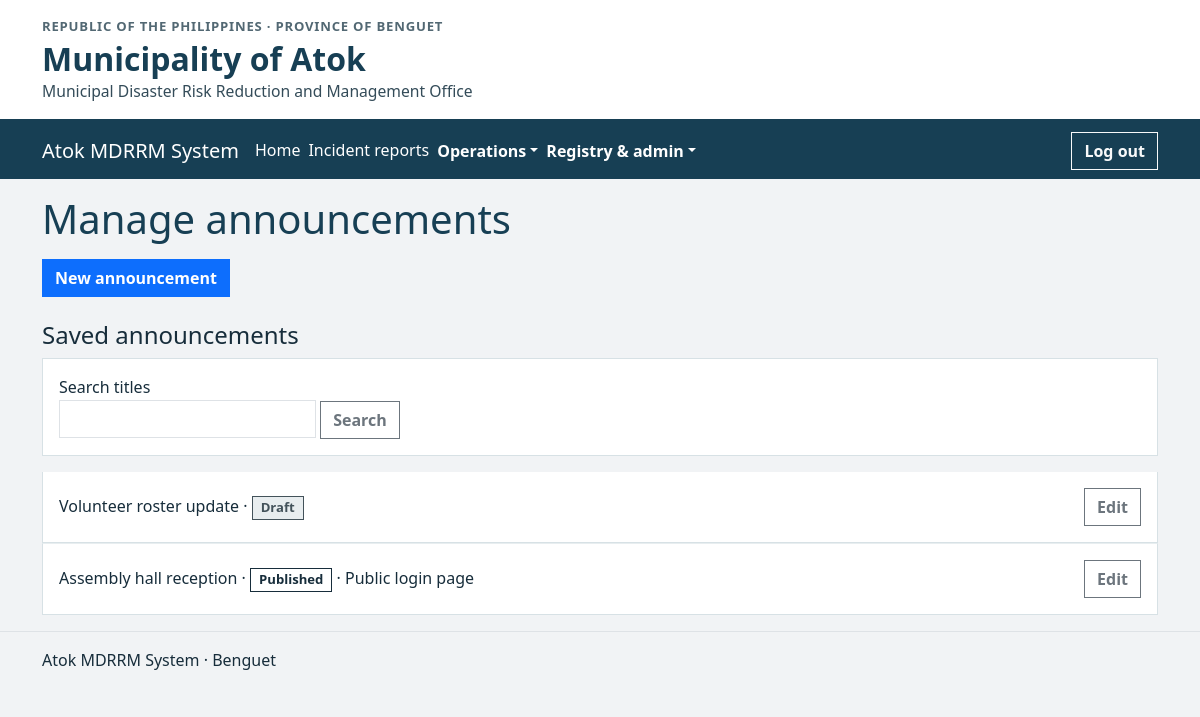
Screenshot of /announcement.php (signed in) with the database file from the repository.
### tables this page shows
CREATE TABLE announcements (
    id INT UNSIGNED AUTO_INCREMENT PRIMARY KEY,
    title VARCHAR(150) NOT NULL,
    category ENUM('Disaster advisory','Evacuation instructions','Emergency announcement','Preparedness reminder') NOT NULL,
    message TEXT NOT NULL,
    status ENUM('Draft','Published','Withdrawn') NOT NULL DEFAULT 'Draft',
    revision INT UNSIGNED NOT NULL DEFAULT 1,
    show_on_login BOOLEAN NOT NULL DEFAULT FALSE,
    published_at DATETIME DEFAULT NULL,
    INDEX (status, published_at, id)
);

### includes/session.php (called while the page is built, shortened)
<?php
function pageWindow(int $total, int $requestedPage, int $perPage = 10): array
{
    $pages = max(1, (int)ceil($total / $perPage));
    $page = min($pages, max(1, $requestedPage));
    return [$page, ($page - 1) * $perPage, $pages];
}
function h(mixed $value, int $flags = ENT_QUOTES | ENT_SUBSTITUTE, string $encoding = 'UTF-8'): string
{
    return htmlspecialchars((string)$value, $flags, $encoding);
}

### announcement.php (the view, shortened to what this page needs)
<?php
require __DIR__ . '/includes/session.php';
$categories = ['Disaster advisory', 'Evacuation instructions', 'Emergency announcement', 'Preparedness reminder'];
$adding = ($_GET['action'] ?? '') === 'add';
$withdrawing = ($_GET['action'] ?? '') === 'withdraw' && isset($_GET['id']);
$managing = $adding || isset($_GET['id']);
$notice = ['title' => '', 'category' => $categories[0], 'message' => '', 'status' => 'Draft', 'show_on_login' => false];
$id = filter_input(INPUT_GET, 'id', FILTER_VALIDATE_INT);
require __DIR__ . '/includes/header.php';
?>
<h1>Manage announcements</h1>
<?php if (!$managing): ?><p><a class="btn btn-primary" href="?action=add">New announcement</a></p><?php endif; ?>
<?php if ($withdrawing): ?>
    <section class="form-panel col-lg-7">
        <h2>Confirm withdrawal</h2>
        <p>Withdraw <strong><?= h($notice['title']) ?></strong>? It will no longer appear to residents.</p>
        <form method="post">
            <?= csrfField() ?>
            <input type="hidden" name="revision" value="<?= (int)$notice['revision'] ?>">
            <button class="btn btn-danger" name="action" value="withdraw">Withdraw announcement</button>
            <a class="btn btn-outline-secondary" href="?id=<?= (int)$id ?>">Cancel</a>
        </form>
    </section>
<?php else: ?>
<h2 class="h4 mt-4">Saved announcements</h2>
<?php
$search = is_string($_GET['q'] ?? null) ? trim($_GET['q']) : '';
$term = searchPattern($search);
$query = $pdo->prepare("SELECT COUNT(*) FROM announcements WHERE title LIKE ? ESCAPE '!'");
$query->execute([$term]);
$total = (int)$query->fetchColumn();
[$page, $offset, $pages] = pageWindow($total, (int)filter_input(INPUT_GET, 'page', FILTER_VALIDATE_INT));
$rows = $pdo->prepare("SELECT id,title,status,show_on_login FROM announcements WHERE title LIKE ? ESCAPE '!' ORDER BY id DESC LIMIT 10 OFFSET $offset");
$rows->execute([$term]);
?>
<form method="get" class="filter-panel"><label>Search titles <input class="form-control" name="q" value="<?= h($search) ?>"></label> <button class="btn btn-outline-secondary">Search</button></form>
<?php foreach ($rows as $row): ?>
    <div class="dashboard-row content-card p-3">
        <p class="mb-0"><?= h($row['title']) ?> · <span class="status-badge status-<?= strtolower(h($row['status'])) ?>"><?= h($row['status']) ?></span>
            <?= $row['status'] === 'Published' && $row['show_on_login'] ? '· Public login page' : '' ?>
        </p>
        <a class="btn btn-outline-secondary" href="?id=<?= (int)$row['id'] ?>">Edit</a>
    </div>
<?php endforeach; ?>
<?php endif; ?>
<?php require __DIR__ . '/includes/footer.php'; ?>

### assets/css/site.css (style rules this page uses)
:root { --bs-border-radius: 0; --bs-border-radius-sm: 0; --bs-border-radius-lg: 0; --bs-border-radius-pill: 0; --atok-ink: #172d3b; --atok-navy: #173f54; --atok-teal: #175b59; --atok-border: #d7e1e5; --atok-page: #f1f3f5; --atok-surface: #fff; }
body { color: var(--atok-ink); background: var(--atok-page); line-height: 1.55; }
.navbar-toggler, .btn, .form-control, .form-select { border-radius: 0; }
.btn { font-weight: 600; }
main > p { max-width: 75ch; }
main h1 { color: var(--atok-navy); margin-bottom: 1rem; }
main h2 { color: #23495b; }
.dashboard-card, .content-card, .filter-panel, .form-panel, .summary-panel { border: 1px solid var(--atok-border); border-radius: 0; background: var(--atok-surface); }
.dashboard-filter, .filter-panel { padding: 1rem; margin-bottom: 1rem; }
.dashboard-row { display: flex; align-items: center; justify-content: space-between; gap: 1rem; padding: .75rem 0; border-top: 1px solid #e8eef0; }
.dashboard-row:first-of-type { border-top: 0; }
.dashboard-row p { margin: 0; }
.status-badge { display: inline-flex; align-items: center; border: 1px solid currentColor; padding: .15rem .5rem; font-size: .82rem; font-weight: 650; line-height: 1.35; white-space: nowrap; }
.status-neutral, .status-draft, .status-withdrawn { color: #43525a; background: #e8edef; }

### rows the page displays
announcements: title "Volunteer roster update", status "Draft"
announcements: title "Assembly hall reception", status "Published", show_on_login "· Public login page"
